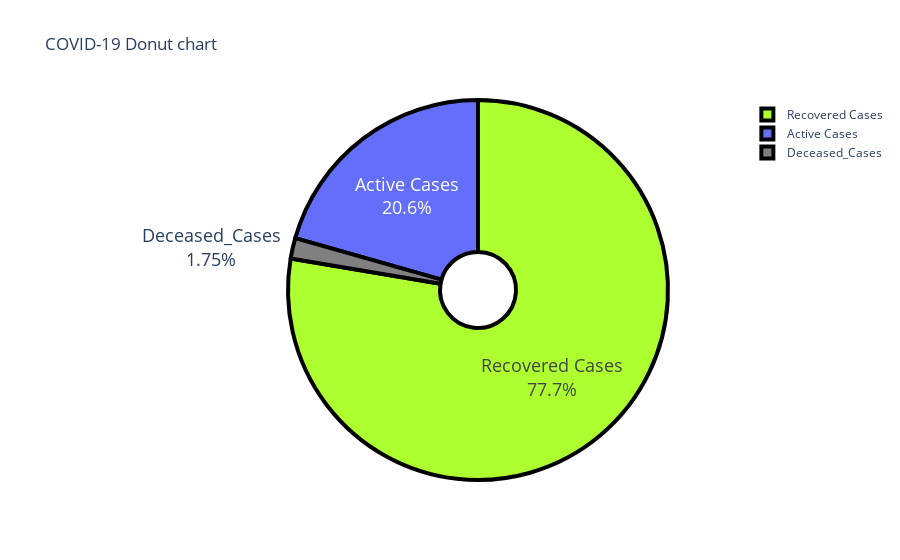

Notebook source saved alongside this figure:
### Code cell
colors = ['grey', 'navyblue', 'greenyellow']
names=['Deceased_Cases','Active Cases','Recovered Cases']
pie_graph=go.Pie(values=[df['Deceased_Cases'].sum(),df['Active_Cases'].sum(),df['Recovered_Cases'].sum()],labels=names,
                         hole=.2)
layout=go.Layout(title='COVID-19 Donut chart',)
figure=go.Figure(data=pie_graph,layout=layout)
figure.update_traces(textinfo='percent+label',textfont_size=18,marker=dict(colors=colors,line=dict(color='#000000',width=4)))
figure.show()

### Figure 1 — Plotly figure (JSON) as saved in the notebook; plotly's stock layout.template omitted (floating-point values rounded to 4 significant figures)
{"data": [{"hole": 0.2, "labels": ["Deceased_Cases", "Active Cases", "Recovered Cases"], "marker": {"colors": ["grey", "navyblue", "greenyellow"], "line": {"color": "#000000", "width": 4}}, "textfont": {"size": 18}, "textinfo": "percent+label", "type": "pie", "values": [61605, 725744, 2736140]}], "layout": {"title": {"text": "COVID-19 Donut chart"}}}
